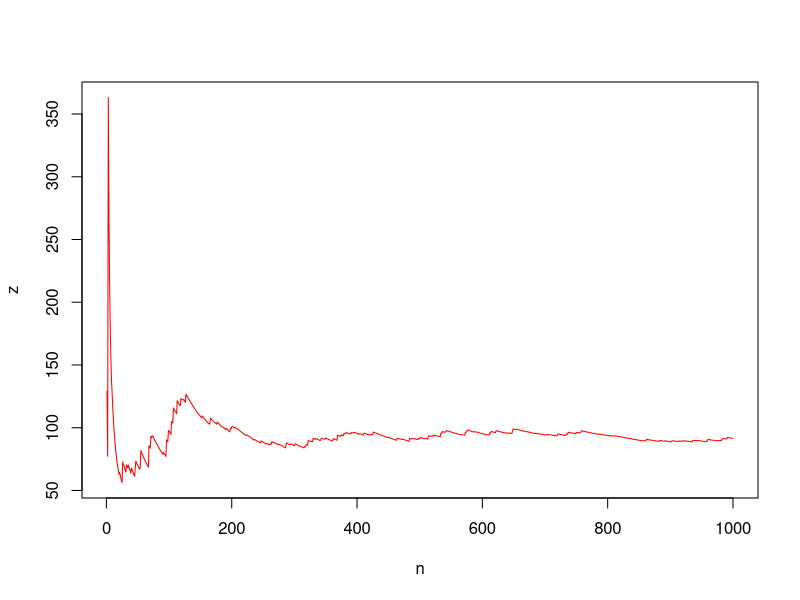

Here is the R script that generated this plot:
k<-1000
x<-runif(k,0,1)

n<-1:k

g_x<-4*exp((4*x-2)*(4*x-1))
z<-cumsum(g_x)/n
plot(n,z,type ="l",col="red")
z[length(z)]
